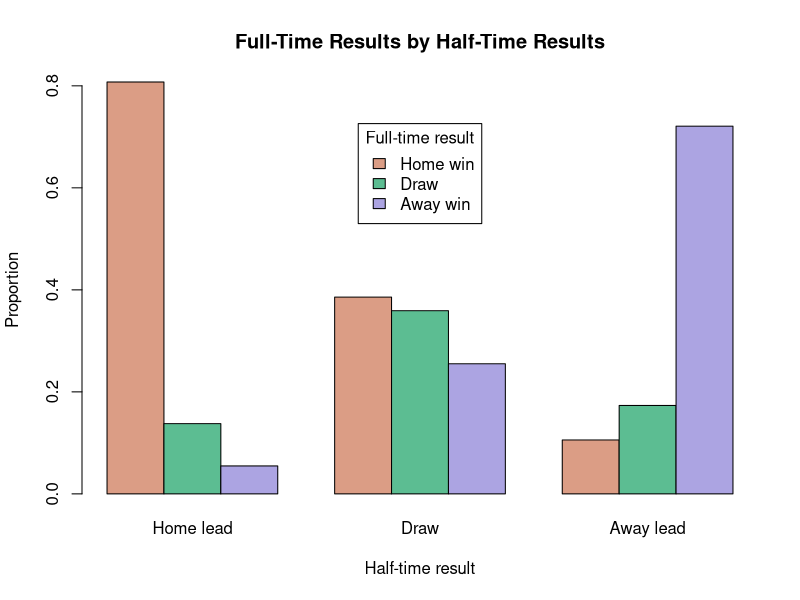
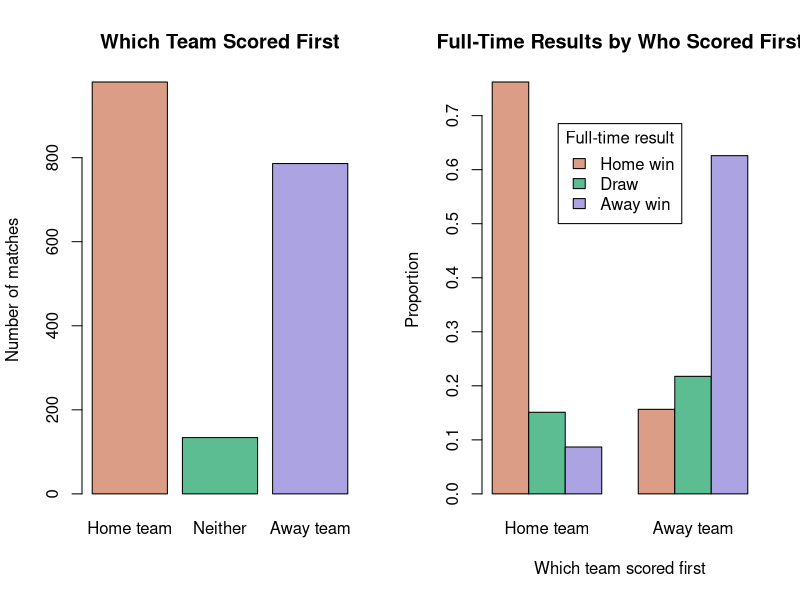
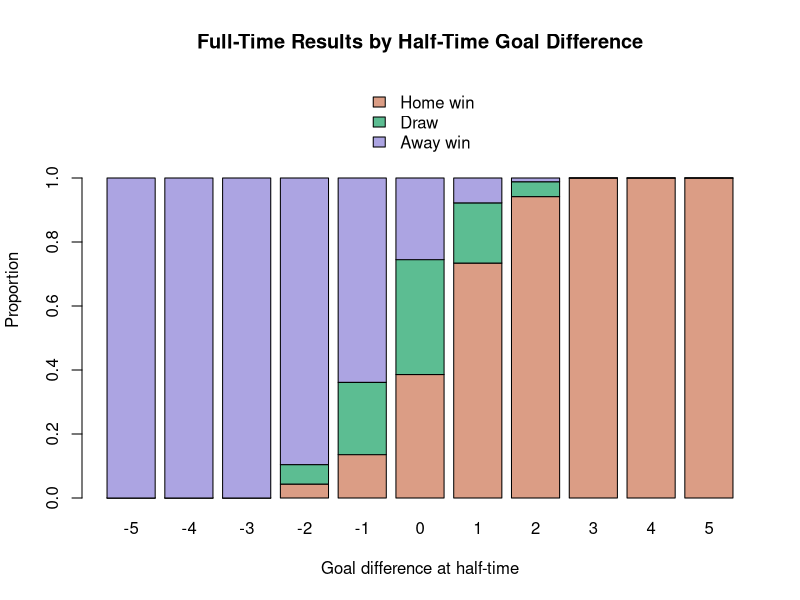
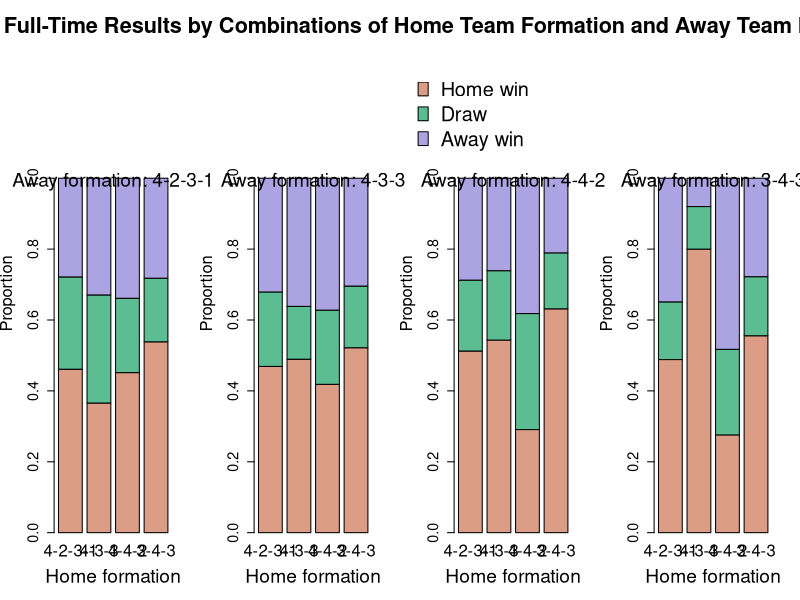
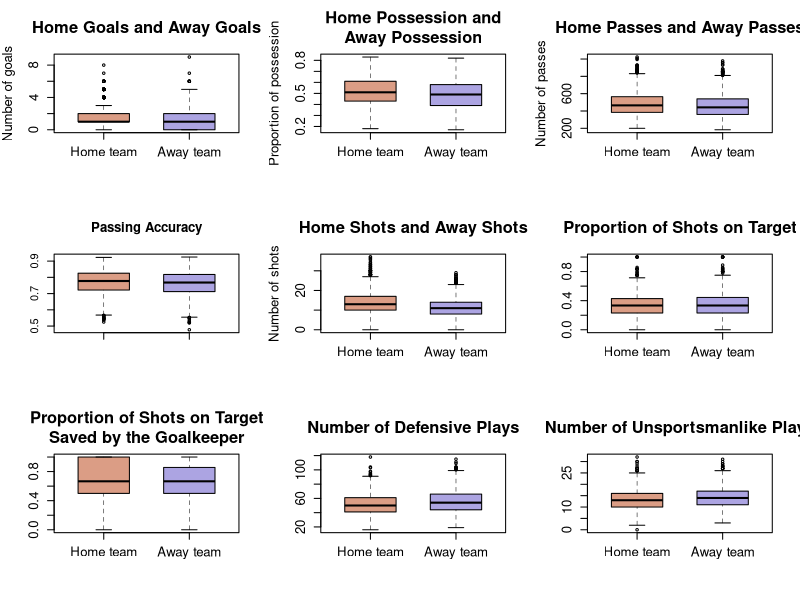
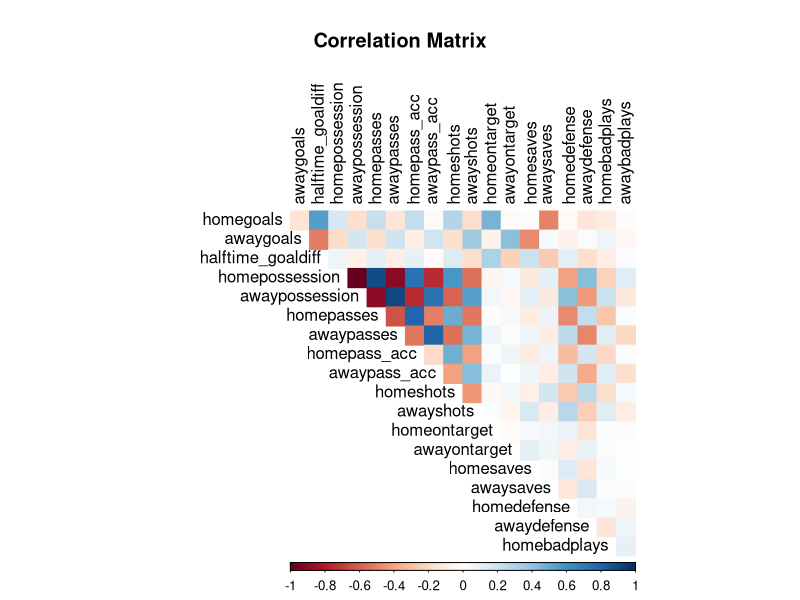
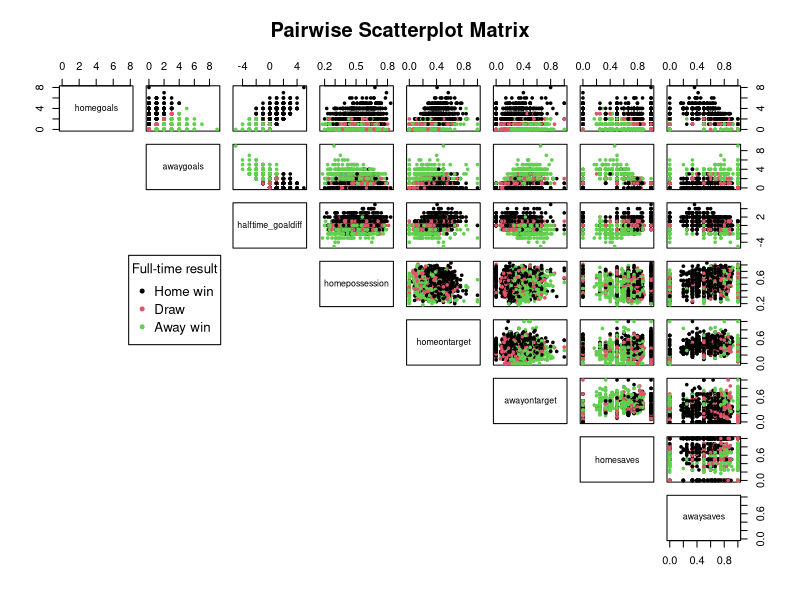
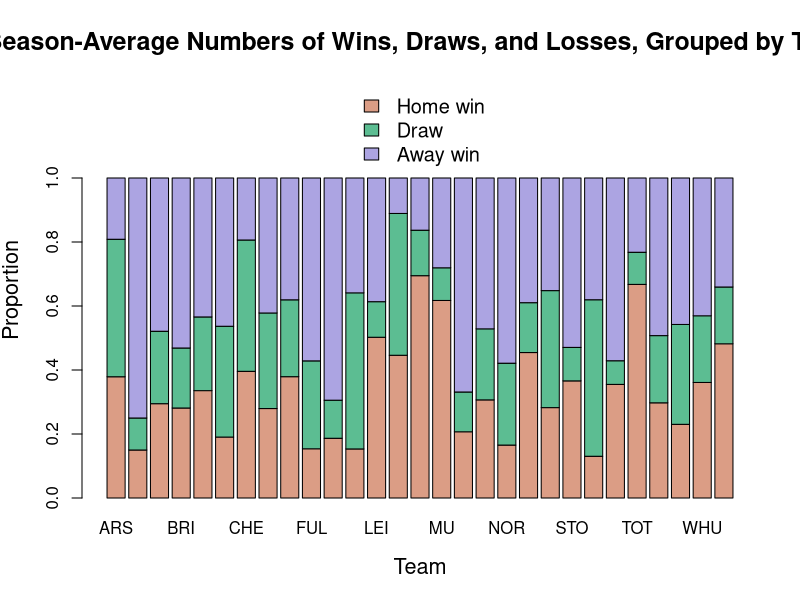

These charts were generated, in order, by the following R code: (Note: this script raises an error after producing the figures.)
## Analyzing match statistics and team performances in 5 seasons (2015/16 to 2019/20) of the Premier League
##
## AUTHOR: TARA NGUYEN
## Part of final project for UCLA Extension course:
## Introduction to Data Science
## Completed in December 2020

########## DATA IMPORT AND CLEANING ##########

library(readr)   ## for function read_csv()
matchstats <- read_csv('matchstats.csv')
matchstats
names(matchstats)
summary(matchstats)
colSums(is.na(matchstats))

## replace NAs

matchstats$scoredfirst[is.na(matchstats$scoredfirst)] <- 'neither'

## turn some variables into factors

matchstats$season <- as.factor(matchstats$season)
matchstats$fulltime_res <- factor(matchstats$fulltime_res,
	levels = c('home_win', 'draw', 'away_win'))
matchstats$scoredfirst <- factor(matchstats$scoredfirst,
	levels = c('home', 'neither', 'away'))
matchstats$halftime_res <- factor(matchstats$halftime_res,
	levels = c('home_lead', 'draw', 'away_lead'))
summary(matchstats)

########## DATA TRANSFORMATION ##########

## full-time and half-time results

ft_res <- c('Home win', 'Draw', 'Away win')
ht_res <- c('Home lead', 'Draw', 'Away lead')

## which team scored first

sf <- c('Home team', 'Neither', 'Away team')

##### MATCH RECORDS #####

## most home goals, most away goals

sorthomegoals <- matchstats[order(matchstats$homegoals), c(1:4, 5)]
tail(sorthomegoals)
tail(matchstats[order(matchstats$awaygoals), c(1:4, 6)])

## draws with the most goals

tail(sorthomegoals[sorthomegoals$fulltime_res == 'draw', ], 15)

## biggest home wins, biggest away wins

goaldiff <- matchstats$homegoals - matchstats$awaygoals
tail(matchstats[order(goaldiff), c(1:3, 5, 6)])
head(matchstats[order(goaldiff), c(1:3, 5, 6)])

## highest goal difference at half-time

tail(matchstats[order(matchstats$halftime_goaldiff), c(1:4, 9)])

## biggest comebacks after trailing at half-time

comeback <- cbind(matchstats[, c(1:3, 5, 6, 9)], goaldiff)
comeback <- comeback[order(comeback$halftime_goaldiff), ]

home_cb <- subset(comeback, halftime_goaldiff < 0 & goaldiff > 0)
home_cb_goals <- home_cb$goaldiff - home_cb$halftime_goaldiff
tail(home_cb[order(abs(home_cb$halftime_goaldiff), home_cb_goals), ])

away_cb <- subset(comeback, halftime_goaldiff > 0 & goaldiff < 0)
away_cb_goals <- away_cb$halftime_goaldiff - away_cb$goaldiff
tail(away_cb[order(away_cb$halftime_goaldiff, away_cb_goals), ])

## most unbalanced possession

possessdiff <- matchstats$homepossession - matchstats$awaypossession
tail(matchstats[order(abs(possessdiff)), c(1:4, 12, 13)])

## wins with the lowest possession

sorthomepossess <- matchstats[order(matchstats$homepossession), c(1:4, 12)]
head(sorthomepossess[sorthomepossess$fulltime_res == 'home_win', ])
sortawaypossess <- matchstats[order(matchstats$awaypossession), c(1:4, 13)]
head(sortawaypossess[sortawaypossess$fulltime_res == 'away_win', ])

## losses with the highest possession

tail(sorthomepossess[sorthomepossess$fulltime_res == 'away_win', ])
tail(sortawaypossess[sortawaypossess$fulltime_res == 'home_win', ])

## most/least passes by both teams combined

totalpasses <- matchstats$homepasses + matchstats$awaypasses
passes_subset <- cbind(matchstats[, c(1:4, 14, 15)], totalpasses)
tail(passes_subset[order(totalpasses), ])
head(passes_subset[order(totalpasses), ])

## biggest difference in number of accurate passes

homeaccpasses <- matchstats$homepasses * matchstats$homepass_acc
awayaccpasses <- matchstats$awaypasses * matchstats$awaypass_acc
accpassdiff <- abs(homeaccpasses - awayaccpasses)
accpass_subset <- cbind(matchstats[, c(1:4)], homeaccpasses, awayaccpasses,
	accpassdiff)
tail(accpass_subset[order(accpassdiff), ])

## most/least shots by both teams combined

totalshots <- matchstats$homeshots + matchstats$awayshots
shots_subset <- cbind(matchstats[, c(1:4, 18, 19)], totalshots)
tail(shots_subset[order(totalshots), ])
head(shots_subset[order(totalshots), ])

## wins with the least shots on target

homeshots_ot <- matchstats$homeshots * matchstats$homeontarget
homesot_subset <- cbind(matchstats[, 1:4], homeshots_ot)
homesot_subset <- homesot_subset[order(homeshots_ot), ]
head(homesot_subset[homesot_subset$fulltime_res == 'home_win', ])

awayshots_ot <- matchstats$awayshots * matchstats$awayontarget
awaysot_subset <- cbind(matchstats[, 1:4], awayshots_ot)
awaysot_subset <- awaysot_subset[order(awayshots_ot), ]
head(awaysot_subset[awaysot_subset$fulltime_res == 'away_win', ])

## losses with the most shots on target

tail(homesot_subset[homesot_subset$fulltime_res == 'away_win', ])
tail(awaysot_subset[awaysot_subset$fulltime_res == 'home_win', ])

## biggest difference in number of shots on target

sotdiff <- abs(homeshots_ot - awayshots_ot)
sot_subset <- cbind(matchstats[, 1:4], homeshots_ot, awayshots_ot, sotdiff)
tail(sot_subset[order(sot_subset$sotdiff), ])

## goalless draws with the highest number of shots on target

totalsot <- homeshots_ot + awayshots_ot
nogoal_subset <- cbind(matchstats[, c(1:3, 7)], homeshots_ot, awayshots_ot, 
	totalsot)
nogoal_subset <- subset(nogoal_subset, scoredfirst == 'neither',
	select = c(1:3, 5:7))
tail(nogoal_subset[order(nogoal_subset$totalsot), ])

## most/least defensive plays by both teams combined

totaldefense <- matchstats$homedefense + matchstats$awaydefense
defense_subset <- cbind(matchstats[, c(1:4, 24, 25)], totaldefense)
tail(defense_subset[order(totaldefense), ])
head(defense_subset[order(totaldefense), ])

## most/least unsportsmanlike plays by both teams combined

totalbadplays <- matchstats$homebadplays + matchstats$awaybadplays
badplays_subset <- cbind(matchstats[, c(1:4, 26, 27)], totalbadplays)
tail(badplays_subset[order(totalbadplays), ])
head(badplays_subset[order(totalbadplays), ])

##### CONTIGENCY TABLES ACROSS ALL MATCHES #####

## full-time results, half-time results, and which team scored first

(ft_res_tab <- table(matchstats$fulltime_res))
(ht_res_tab <- table(matchstats$halftime_res))
(sf_tab <- table(matchstats$scoredfirst))

## full-time results by half-time results

(ft_ht_tab <- xtabs(~ fulltime_res + halftime_res, matchstats))
(ft_ht_proptab <- prop.table(ft_ht_tab, 2))   ## proportions

## full-time results by who scored first

(ft_sf_tab <- xtabs(~ fulltime_res + scoredfirst, matchstats))
(ft_sf_proptab <- prop.table(ft_sf_tab, 2))   ## proportions

## full-time results by goal difference at half-time, by home goals and by away goals

(ft_htgd_tab <- xtabs(~ fulltime_res + halftime_goaldiff, matchstats))
(ft_htgd_proptab <- prop.table(ft_htgd_tab, 2))   ## proportions

## full-time results by home goals and by away goals

(ft_homegoals_tab <- xtabs(~ fulltime_res + homegoals, matchstats))
(ft_awaygoals_tab <- xtabs(~ fulltime_res + awaygoals, matchstats))

## number of unique formations

(n_formations_unique <- 
	length(unique(c(matchstats$homeformation, matchstats$awayformation))))
	## 33

## number of times each formation was used

(homefm_tab <- sort(table(matchstats$homeformation), decreasing = T))
(awayfm_tab <- sort(table(matchstats$awayformation), decreasing = T))

## number of home wins, draws, and away wins grouped by formation
## (only the most used formations included)

ft_form_tab <- xtabs(~ fulltime_res + homeformation + awayformation, 
	matchstats)
(ft_form_tab <- ft_form_tab[, names(homefm_tab[1:4]),
	names(awayfm_tab[1:4])])
(ft_form_proptab <- prop.table(ft_form_tab, 2:3))   ## proportions

##### PER-SEASON AND PER-MATCH AVERAGES AT TEAM LEVEL #####

n_teams_per_season <- 20

## all teams

(teams <- sort(unique(c(matchstats$hometeam, matchstats$awayteam))))

## abbreviate team names

teams_abbr <- toupper(substr(teams, 1, 3))
teams_abbr[which(teams_abbr == 'MAN')] <- c('MCT', 'MU')
teams_abbr[which(teams_abbr == 'WES')] <- c('WBA', 'WHU')
teams_abbr

## number of unique teams in all seasons

(n_teams_unique <- length(teams))   ## 29

## number of home/away games each team played across all seasons

n_homegames_byteam <- table(matchstats$hometeam)

## number of seasons each team played in

(n_seasons_byteam <- n_homegames_byteam / (n_teams_per_season - 1))

## teams that played in all 5 seasons

n_seasons_byteam[n_seasons_byteam == 5]
sum(n_seasons_byteam == 5)   ## 13

## season-average number of wins/draws/losses

home_res_tab <- xtabs(~ fulltime_res + hometeam, matchstats)
home_res_seasonavg <- home_res_tab / as.vector(n_seasons_byteam)
head(home_res_seasonavg)

away_res_tab <- xtabs(~ fulltime_res + awayteam, matchstats)
away_res_seasonavg <- away_res_tab / as.vector(n_seasons_byteam)
head(away_res_seasonavg)

res_seasonavg <- rbind(home_res_seasonavg[1, ] + away_res_seasonavg[3, ],
	home_res_seasonavg[2, ] + away_res_seasonavg[2, ],
	home_res_seasonavg[3, ] + away_res_seasonavg[1, ])
rownames(res_seasonavg) <- c('win', 'draw', 'loss')
(res_proptab <- prop.table(res_seasonavg, 2))   ## proportions

## season-average number of times each team scored/conceded first, grouped by full-time results

home_sf_res_tab <- xtabs(~ hometeam + scoredfirst + fulltime_res, 
	matchstats)
home_sf_res_seasonavg <- home_sf_res_tab / as.vector(n_seasons_byteam)
head(home_sf_res_seasonavg[, , 2])

away_sf_res_tab <- xtabs(~ awayteam + scoredfirst + fulltime_res, 
	matchstats)
away_sf_res_seasonavg <- away_sf_res_tab / as.vector(n_seasons_byteam)
head(away_sf_res_seasonavg[, , 2])

## season-average number of wins after conceding first

concf_win_seasonavg <- rbind(home_sf_res_seasonavg[, 'away', 'home_win'], 
	away_sf_res_seasonavg[, 'home', 'away_win'])
rownames(concf_win_seasonavg) <- c('home_win', 'away_win')
concf_win_seasonavg

## percentage of times each team won after conceding first

home_concf_win_prop <- prop.table(home_sf_res_tab[, 'away', ], 1)
away_concf_win_prop <- prop.table(away_sf_res_tab[, 'home', ], 1)
concf_win_prop <- cbind(home_concf_win_prop[, 'home_win'],
	away_concf_win_prop[, 'away_win'])
colnames(concf_win_prop) <- c('Home', 'Away')
head(concf_win_prop)

## season-average number of losses after scoring first

sf_loss_seasonavg <- rbind(home_sf_res_seasonavg[, 'home', 'away_win'], 
	away_sf_res_seasonavg[, 'away', 'home_win'])
rownames(sf_loss_seasonavg) <- c('home_loss', 'away_loss')
sf_loss_seasonavg

## season-average number of half-time leads/draws/trails, grouped by full-time results

home_ft_ht_tab <- xtabs(~ hometeam + halftime_res + fulltime_res,
	matchstats)
colnames(home_ft_ht_tab) <- c('lead', 'draw', 'trail')
home_ht_ft_seasonavg <- home_ft_ht_tab / as.vector(n_seasons_byteam)
head(home_ht_ft_seasonavg[, , 1])

away_ft_ht_tab <- xtabs(~ awayteam + halftime_res + fulltime_res,
	matchstats)
colnames(away_ft_ht_tab) <- c('trail', 'draw', 'lead')
away_ht_ft_seasonavg <- away_ft_ht_tab / as.vector(n_seasons_byteam)
head(away_ht_ft_seasonavg[, , 1])

## season-average number of wins after trailing at half-time

httrail_win_seasonavg <- rbind(home_ht_ft_seasonavg[, 'trail', 'home_win'],
	away_ht_ft_seasonavg[, 'trail', 'away_win'])
rownames(httrail_win_seasonavg) <- c('home_win', 'away_win')
httrail_win_seasonavg

## percentage of times each team won after trailing at half-time

home_httrail_win_prop <- prop.table(home_ft_ht_tab[, 'trail', ])
away_httrail_win_prop <- prop.table(away_ft_ht_tab[, 'trail', ])
httrail_win_prop <- cbind(home_httrail_win_prop[, 'home_win'],
	away_httrail_win_prop[, 'away_win'])
colnames(httrail_win_prop) <- c('Home', 'Away')
head(httrail_win_prop)

## season-average number of losses after leading at half-time

htlead_loss_seasonavg <- rbind(home_ht_ft_seasonavg[, 'lead', 'away_win'], 
	away_ht_ft_seasonavg[, 'lead', 'home_win'])
rownames(htlead_loss_seasonavg) <- c('home_loss', 'away_loss')
htlead_loss_seasonavg

## season-average number of clean sheets

(cleansh_seasonavg <- (xtabs(~ hometeam + awaygoals, matchstats)[, 1] +
	xtabs(~ awayteam + homegoals, matchstats)[, 1]) / n_seasons_byteam)

## match-average stats

home_matchavg <- aggregate(cbind(homegoals, awaygoals, halftime_goaldiff, 
	homepossession, homepasses, homepass_acc, homeshots, homeontarget, 
	homesaves, homedefense, homebadplays) ~ hometeam, matchstats, mean)
colnames(home_matchavg) <- c('team', 'goalsscored', 'goalsconceded', 
	'ht_goaldiff', 'possession', 'passes', 'pass_acc', 'shots', 'ontarget', 
	'saves', 'defense', 'badplays')

away_matchavg <- aggregate(cbind(homegoals, awaygoals, halftime_goaldiff, 
	awaypossession, awaypasses, awaypass_acc, awayshots, awayontarget, 
	awaysaves, awaydefense, awaybadplays) ~ awayteam, matchstats, mean)
colnames(away_matchavg) <- c('team', 'goalsconceded', 'goalsscored', 
	'ht_goaldiff', 'possession', 'passes', 'pass_acc', 'shots', 'ontarget', 
	'saves', 'defense', 'badplays')

matchavg <- cbind(home_matchavg[, 1:3], away_matchavg[, 3:2], 
	(home_matchavg[, 2] + away_matchavg[, 3]) / 2,
	(home_matchavg[, 3] + away_matchavg[, 2]) / 2)
matchavg <- cbind(matchavg,
	(home_matchavg[, -(1:3)] + away_matchavg[, -(1:3)]) / 2)
colnames(matchavg)
colnames(matchavg)[2:7] <- c('homescored', 'homeconceded', 'awayscored', 
	'awayconceded', 'totalscored', 'totalconceded')
matchavg$ft_goaldiff <- with(matchavg, 
	(homescored + awayscored - homeconceded - awayconceded) / 2)
colnames(matchavg)
matchavg <- matchavg[, c(1:7, 17, 8:16)]
format(head(matchavg), digits = 4)

##### SEASON-END STATS AT TEAM LEVEL #####

seasons <- levels(matchstats$season)

## teams in each season

library(reshape2)   ## for function melt()

teams_byseason <- t(aggregate(hometeam ~ season, matchstats, 
	function(x) sort(unique(x))))
teams_byseason <- teams_byseason[-1, ]
colnames(teams_byseason) <- seasons
teams_byseason <- melt(teams_byseason, varnames = c('', 'season'),
	value.name = 'team')
teams_byseason <- teams_byseason[, -1]
teams_byseason[c(1:5, 21:25), ]

## season-total number of wins/draws/losses

homewin_byseason <- aggregate(fulltime_res ~ hometeam + season, matchstats, 
	function(x) sum(x == 'home_win'))
awaywin_byseason <- aggregate(fulltime_res ~ awayteam + season, matchstats, 
	function(x) sum(x == 'away_win'))
win_byseason <- cbind(teams_byseason,
	homewin_byseason[, 3] + awaywin_byseason[, 3])
colnames(win_byseason)[3] <- 'win'

homedraw_byseason <- aggregate(fulltime_res ~ hometeam + season, matchstats, 
	function(x) sum(x == 'draw'))
awaydraw_byseason <- aggregate(fulltime_res ~ awayteam + season, matchstats, 
	function(x) sum(x == 'draw'))
draw_byseason <- cbind(teams_byseason,
	homedraw_byseason[, 3] + awaydraw_byseason[, 3])
colnames(draw_byseason)[3] <- 'draw'

homeloss_byseason <- aggregate(fulltime_res ~ hometeam + season, matchstats, 
	function(x) sum(x == 'away_win'))
awayloss_byseason <- aggregate(fulltime_res ~ awayteam + season, matchstats, 
	function(x) sum(x == 'home_win'))
loss_byseason <- cbind(teams_byseason,
	homeloss_byseason[, 3] + awayloss_byseason[, 3])
colnames(loss_byseason)[3] <- 'loss'

res_byseason <- cbind(win_byseason, draw_byseason[, 3], loss_byseason[, 3])
colnames(res_byseason)[4:5] <- c('draw', 'loss')
head(res_byseason)

## season-total number of points earned (3 for each win, 1 for each draw)

pts_byseason <- cbind(res_byseason[, 1:2],
	res_byseason$win * 3 + res_byseason$draw)
colnames(pts_byseason)[3] <- 'points'
head(pts_byseason)

## season-total number of goals scored/conceded

homesc_byseason <- aggregate(homegoals ~ hometeam + season, matchstats, sum)
awaysc_byseason <- aggregate(awaygoals ~ awayteam + season, matchstats, sum)
scored_byseason <- cbind(teams_byseason,
	homesc_byseason[, 3] + awaysc_byseason[, 3])
colnames(scored_byseason)[3] <- 'goalsscored'
head(scored_byseason)

homeconc_byseason <- aggregate(awaygoals ~ hometeam + season, matchstats, 
	sum)
awayconc_byseason <- aggregate(homegoals ~ awayteam + season, matchstats, 
	sum)
conceded_byseason <- cbind(teams_byseason,
	homeconc_byseason[, 3] + awayconc_byseason[, 3])
colnames(conceded_byseason)[3] <- 'goalsconceded'
head(conceded_byseason)

## season-total goal difference

goaldiff_byseason <- cbind(teams_byseason,
	scored_byseason[3] - conceded_byseason[3])
colnames(goaldiff_byseason)[3] <- 'goaldiff'
head(goaldiff_byseason)

##### TEAM RANKINGS #####

## rankings at the end of each season

ranktab_byseason <- cbind(res_byseason, pts_byseason[3], scored_byseason[3], 
	conceded_byseason[3])

## season-total goal difference
ranktab_byseason$goaldiff <- 
	ranktab_byseason$goalsscored - ranktab_byseason$goalsconceded

## ranks
ranktab_byseason <- ranktab_byseason[with(ranktab_byseason, 
	order(season, points, goaldiff, goalsscored, goalsconceded, 
	decreasing = c(F, rep(T, 4)))), ]
ranktab_byseason$rank <- rep(1:n_teams_per_season, length(seasons))
ncol <- ncol(ranktab_byseason)
ranktab_byseason <- ranktab_byseason[, c(ncol, 1:(ncol-1))]
head(ranktab_byseason)
tail(ranktab_byseason)

## rankings across all seasons

ranktab_allseasons <- cbind(n_homegames_byteam * 2, 
	aggregate(cbind(win, draw, loss, points, goalsscored, goalsconceded, 
		goaldiff) ~ team, ranktab_byseason, mean)[, -1])
head(ranktab_allseasons)
colnames(ranktab_allseasons)[1:2] <- c('team', 'matches')

## ranks
ranktab_allseasons <- ranktab_allseasons[with(ranktab_allseasons, 
	order(points, goaldiff, goalsscored, decreasing = T)), ]
ranktab_allseasons$rank <- 1:nrow(ranktab_allseasons)
ncol <- ncol(ranktab_allseasons)
ranktab_allseasons <- ranktab_allseasons[, c(ncol, 1:(ncol-1))]
head(ranktab_allseasons)   ## teams with the highest average points/season
tail(ranktab_allseasons)   ## teams with the lowest average points/season

##### TEAM RECORDS #####

## most/least wins/draws/losses in a season

tail(ranktab_byseason[order(ranktab_byseason$win), ])
head(ranktab_byseason[order(ranktab_byseason$win), ])
tail(ranktab_byseason[order(ranktab_byseason$draw), ])
head(ranktab_byseason[order(ranktab_byseason$draw), ])
tail(ranktab_byseason[order(ranktab_byseason$loss), ])
head(ranktab_byseason[order(ranktab_byseason$loss), ])

## most/least total wins/draws/losses per season

tail(ranktab_allseasons[order(ranktab_allseasons$win), ])
head(ranktab_allseasons[order(ranktab_allseasons$win), ])
tail(ranktab_allseasons[order(ranktab_allseasons$draw), ])
head(ranktab_allseasons[order(ranktab_allseasons$draw), ])
tail(ranktab_allseasons[order(ranktab_allseasons$loss), ])
head(ranktab_allseasons[order(ranktab_allseasons$loss), ])

## most/least points in a season

tail(ranktab_byseason[order(ranktab_byseason$points), ])
head(ranktab_byseason[order(ranktab_byseason$points), ])

## most season-average wins after conceding first

tail(sort(colSums(concf_win_seasonavg)))

## most season-average losses after scoring first

tail(sort(colSums(sf_loss_seasonavg)))

## most season-average wins after trailing at half-time

tail(sort(colSums(httrail_win_seasonavg)))

## most season-average losses after leading at half-time

tail(sort(colSums(htlead_loss_seasonavg)))

## most clean sheets per season

tail(sort(cleansh_seasonavg))

## most/least goals scored/conceded in a season

tail(ranktab_byseason[order(ranktab_byseason$goalsscored), ])
head(ranktab_byseason[order(ranktab_byseason$goalsscored), ])
tail(ranktab_byseason[order(ranktab_byseason$goalsconceded), ])
head(ranktab_byseason[order(ranktab_byseason$goalsconceded), ])

## highest/lowest goal difference in a season

tail(ranktab_byseason[order(ranktab_byseason$goaldiff), ])
head(ranktab_byseason[order(ranktab_byseason$goaldiff), ])

########## DATA VISUALIZATION ##########

## function for getting colors for plots
## n: number of colors needed
## i: index of the color palette listed in hcl.pals('qualitative')
## i = 1: "Pastel 1"
## i = 2: "Dark 2"
## i = 3: "Dark 3"
## i = 4: "Set 2"
## i = 5: "Set 3"
## i = 6: "Warm"
## i = 7: "Cold"
## i = 8: "Harmonic"
## i = 9: "Dynamic"
## i > 9: the list of palettes gets recycled
## alpha: color transparency; a single number or a vector of numbers between 0 and 1

getcol <- function(n, i, alpha = NULL) {
	if (i %% 9 != 0) {
		i <- i %% 9
	}
	hcl.colors(n, hcl.pals('qualitative')[i], alpha = alpha)
}

## colors for plots of home team vs. away team

col_hva <- getcol(3, 9)[c(1, 3)]

## function for drawing box plots with user-defined properties
## x: data for plotting
## ...: other arguments to be passed to the boxplot() function

myboxplot <- function(x, ...) {
	boxplot(x, ..., col = col_hva, boxwex = .6, medlwd = 2, whisklwd = .5, 
		staplewex = .3, outcex = .5)
}

## function for saving plots as png files
## name: a descriptive name for the file (without the .png extension)
## w, h: width and height (in pixels) of the image

saveaspng <- function(name, w = 700, h = 480) {
	filename <- paste0('epldat5seasons/Plots/', name, '.png')
	png(filename, w, h)
}

##### PLOTS OF CONTIGENCY TABLES #####

saveaspng('fulltime-halftime-results')
barplot(ft_ht_proptab, main = 'Full-Time Results by Half-Time Results',
	names.arg = ht_res, xlab = 'Half-time result', ylab = 'Proportion',
	col = getcol(3, 9), beside = T, legend.text = ft_res, 
	args.legend = list(x = 'top', title = 'Full-time result', inset = .1))
dev.off()

saveaspng('fulltime-results-scoredfirst')
par(mfrow = c(1, 2))
barplot(sf_tab, main = 'Which Team Scored First', names.arg = sf,
	ylab = 'Number of matches', col = getcol(3, 9))
barplot(ft_sf_proptab[, -2], main = 'Full-Time Results by Who Scored First',
	names.arg = sf[-2], xlab = 'Which team scored first',
	ylab = 'Proportion', beside = T, col = getcol(3, 9),
	legend.text = ft_res, args.legend = list(x = 'top',
	title = 'Full-time result', inset = .1))
par(mfrow = c(1, 1))
dev.off()

saveaspng('fulltime-results-halftime-goaldiff')
barplot(ft_htgd_proptab, col = getcol(3, 9), ylim = c(0, 1.3), axes = F,
	main = 'Full-Time Results by Half-Time Goal Difference',
	xlab = 'Goal difference at half-time', ylab = 'Proportion')
## draw y-axis
axis(2, seq(0, 1, .2))
## add legend
legend('top', ft_res, fill = getcol(3, 9), bty = 'n')
dev.off()

saveaspng('formations', 1000)
par(mfrow = c(1, 4))
for (i in 1:4) {
	bp <- barplot(ft_form_proptab[, , i], col = getcol(3, 9), axes = F, 
		axisnames = F, ylim = c(0, 1.35), ylab = 'Proportion', 
		cex.lab = 1.5)
	## draw y-axis
	axis(2, seq(0, 1, .2), cex.axis = 1.3)
	## add info on teams' formations
	mtext(paste('Away formation:', dimnames(ft_form_proptab)[[3]][i]),
		line = -10.25, cex = 1.15)
	mtext('Home formation', side = 1, line = 3, cex = 1.15)
	mtext(dimnames(ft_form_proptab)[[2]], at = bp, side = 1, line = 1)
}
par(mfrow = c(1, 1))
## add title
mtext(paste('Full-Time Results by Combinations of Home Team Formation and', 
	'Away Team Formation'), side = 3, line = 2.25, font = 2, cex = 1.3)
## add legend
legend('topleft', ft_res, cex = 1.2, fill = getcol(3, 9), bty = 'n', 
	inset = c(.4, .018), y.intersp = .9)
dev.off()

##### PLOTS OF NUMERIC VARIABLES #####

## function for drawing box plots of numeric variables
## x, y: data for plotting
## ...: other arguments to be passed to myboxplot() function

numvarsbxp <- function(x, y, ...) {
	myboxplot(x, y, names = c('Home team', 'Away team'), cex.main = 1.5, 
		cex.lab = 1.2, cex.axis = 1.2, ...)
}

saveaspng('numericvars', 700, 500)
par(mfrow = c(3, 3))
with(matchstats, numvarsbxp(homegoals, awaygoals, ylab = 'Number of goals',
	main = 'Home Goals and Away Goals'))
with(matchstats, numvarsbxp(homepossession, awaypossession,
	main = 'Home Possession and\nAway Possession',
	ylab = 'Proportion of possession'))
with(matchstats, numvarsbxp(homepasses, awaypasses,
	main = 'Home Passes and Away Passes', ylab = 'Number of passes'))
with(matchstats, myboxplot(homepass_acc, awaypass_acc,
	main = 'Passing Accuracy'))
with(matchstats, numvarsbxp(homeshots, awayshots, ylab = 'Number of shots',
	main = 'Home Shots and Away Shots'))
with(matchstats, numvarsbxp(homeontarget, awayontarget,
	main = 'Proportion of Shots on Target'))
with(matchstats, numvarsbxp(homesaves, awaysaves,
	main = 'Proportion of Shots on Target\nSaved by the Goalkeeper'))
with(matchstats, numvarsbxp(homedefense, awaydefense,
	main = 'Number of Defensive Plays'))
with(matchstats, numvarsbxp(homebadplays, awaybadplays,
	main = 'Number of Unsportsmanlike Plays'))
par(mfrow = c(1, 1))
dev.off()

## visualization of correlation matrix

library(corrplot)   ## for function corrplot()

saveaspng('correlation-matrix', 480)
corrplot(cor(matchstats[, c(5:6, 9, 12:27)]), method = 'color', 
	title = 'Correlation Matrix', type = 'upper', diag = F, 
	mar = c(0, 0, 4, 0), tl.col = 1, cl.pos = 'b', cl.ratio = .1)
dev.off()

## pairwise scatterplot matrix, color-coded by full-time results

saveaspng('scatterplot-matrix')
plot(matchstats[, c(5:6, 9, 12, 20:23)], col = matchstats$fulltime_res, 
	main = 'Pairwise Scatterplot Matrix', pch = 20, cex = .8,
	lower.panel = NULL)
## add legend
legend('left', ft_res, title = 'Full-time result', col = 1:3, pch = 20, 
	cex = .8, inset = .1)
dev.off()

##### PLOTS OF PER-SEASON AND PER-MATCH AVERAGES #####

saveaspng('win-draw-loss', 1280)
barplot(res_proptab, col = getcol(3, 9), ylim = c(0, 1.3), axes = F,
	main = paste('Season-Average Numbers of Wins, Draws, and Losses,',
	'Grouped by Team'), names.arg = teams_abbr, xlab = 'Team',
	ylab = 'Proportion', cex.lab = 1.3, cex.main = 1.5)
## draw y-axis
axis(2, seq(0, 1, .2))
## add legend
legend('top', ft_res, fill = getcol(3, 9), cex = 1.2, bty = 'n')
dev.off()

saveaspng('win-concfirst-seasonavg', 1280)
barplot(concf_win_seasonavg, col = getcol(2, 9), names.arg = teams_abbr,
	main = paste('Season-Average Number of Times A Team Won',
	'After Conceding First'), ylim = c(0, max(concf_win_seasonavg) * 1.1), 
	ylab = 'Number of matches', xlab = 'Team', cex.lab = 1.3, 
	cex.main = 1.5)
## add legend
legend('topleft', c('Home win', 'Away win'), cex = 1.2, fill = getcol(2, 9), 
	inset = c(.15, .05), horiz = T)
dev.off()

saveaspng('win-concfirst-prop', 480)
myboxplot(concf_win_prop, col = col_hva, ylab = 'Proportion',
	main = 'Proportion of Times A Team Won After Conceding First', 
	boxwex = .6, medlwd = 2, whisklwd = .5, staplewex = .3, outcex = .5)
dev.off()

saveaspng('win-trailatht-seasonavg', 1280)
barplot(httrail_win_seasonavg, col = getcol(2, 9), names.arg = teams_abbr,
	main = paste('Season-Average Number of Times A Team Won',
	'After Trailing at Half-Time'), ylab = 'Number of matches',
	xlab = 'Team', cex.lab = 1.3, cex.main = 1.5)
## add legend
legend('top', c('Home win', 'Away win'), cex = 1.2, fill = getcol(2, 9), 
	inset = .1, horiz = T)
dev.off()

saveaspng('win-trailatht-prop', 480)
myboxplot(httrail_win_prop, col = col_hva, ylab = 'Proportion',
	main = 'Proportion of Times A Team Won After Trailing at Half-Time', 
	boxwex = .6, medlwd = 2, whisklwd = .5, staplewex = .3, outcex = .5)
dev.off()

## PLOTS OF NUMERIC VARIABLES

saveaspng('goals-homevsaway-matchavg', 600)
par(mfrow = c(1, 2))
with(matchavg, myboxplot(homescored, awayscored, col = col_hva,
	main = 'Average Number of Goals Scored\nPer Match at Home Vs. Away', 
	cex.axis = .8, names = c('Home', 'Away'), ylab = 'Number of goals'))
with(matchavg, myboxplot(homeconceded, awayconceded, col = col_hva,
	main = 'Average Number of Goals Conceded\nPer Match at Home Vs. Away', 
	cex.axis = .8, names = c('Home', 'Away'), ylab = 'Number of goals'))
par(mfrow = c(1, 1))
dev.off()

## function for drawing bar plots of numeric variables
## var: name of column in matchavg data frame to be plotted
## ...: other arguments to be passed to barplot() function

numvarsbrp <- function(var, ...) {
	barplot(matchavg[, var], col = getcol(n_teams_unique, 9), xlab = 'Team', 
		cex.lab = 1.3, cex.main = 1.5, names.arg = teams_abbr, 
		ylim = c(0, matchavg[, var]) * 1.1, ...)
}

saveaspng('team-matchavg-possession', 1280)
numvarsbrp('possession', main = 'Average Proportion of Ball Possession Per Match')
dev.off()

saveaspng('team-matchavg-passes', 1280)
numvarsbrp('passes', main = 'Average Number of Passes Per Match')
dev.off()

saveaspng('team-matchavg-pass_acc', 1280)
numvarsbrp('pass_acc', main = 'Average Passing Accuracy Per Match')
dev.off()

saveaspng('team-matchavg-shots', 1280)
numvarsbrp('shots', main = 'Average Number of Shots Per Match')
dev.off()

saveaspng('team-matchavg-ontarget', 1280)
numvarsbrp('ontarget', main = 'Average Proportion of Shots on Target Per Match')
dev.off()

saveaspng('team-matchavg-saves', 1280)
numvarsbrp('saves', main = paste('Average Proportion of Shots on Target', 
	'Saved by the Goalkeeper Per Match'))
dev.off()

saveaspng('team-matchavg-defense', 1280)
numvarsbrp('defense', main = 'Average Number of Defensive Plays Per Match')
dev.off()

saveaspng('team-matchavg-badplays', 1280)
numvarsbrp('badplays', main = 'Average Number of Unsportsmanlike Plays Per Match')
dev.off()

########## STATISTICAL ANALYSES ##########

##### CLASSIFICATION OF FULL-TIME RESULTS USING RANDOM FORESTS #####

## split data into training set (70%) and test set (30%)
## select only variables that are going to be in the model

nrow <- nrow(matchstats)
ntrain <- round(nrow * .7)
set.seed(264)   ## for reproducible results
index <- sample(nrow, ntrain)
(trainset <- matchstats[index, c(4:7, 9, 12, 20:23)])
(testset <- matchstats[-index, c(4:7, 9, 12, 20:23)])

library(randomForest)   ## to use random forest algorith

(rf <- randomForest(fulltime_res ~ ., trainset, importance = T))
## Number of trees: 500
## No. of variables tried at each split: 3
## OOB estimate of error rate: .45%

## plot error rates vs. number of trees

saveaspng('randomforest-error-vs-ntree')
plot(rf, main = paste('Error Rates as a Function of the Number of Trees',
	'in the Random Forest'))
## add legend
legend('topright', c('Out-of-bag sample', 'Home-win class', 'Draw class', 
	'Away-win class'), lty = 1:4, col = 1:4)
dev.off()

## use model rf to classify full-time results in the test set

pred <- predict(rf, testset)

## confusion matrix of predicted values and actual values in test set

table(pred, testset$fulltime_res)

## number of misclassifcations and error rate in the test set

(n_misclass <- sum(testset$fulltime_res != pred))   ## 2
(mean(testset$fulltime_res != pred) * 100)   ## .35%

## fine-tune the model by varying the number of variables tried at each split

testset_err_rate_new <- c()
oob_error <- c()
for (i in 1:(ncol(trainset) - 1)) {
	rf_new <- randomForest(fulltime_res ~ ., trainset, mtry = i,
		importance = T)
	
	## new predicted values for the test set
	pred_new <- predict(rf_new, testset)
	
	## new misclassification rate in the test set
	testset_err_rate_new[i] <- mean(testset$fulltime_res != pred_new)

	## new out-of-bag error estimate
	oob_error[i] <- rf_new$err.rate[rf_new$ntree, 1]
}

## plot new error rates vs. number of variables tried at each split

saveaspng('randomforest-finetune')
par(mfrow = c(1, 2))
plot(testset_err_rate_new, type = 'b', col = 3, 
	xlab = 'Number of variables', ylab = 'Error rate in the test set')
plot(oob_error, type = 'b', col = 4, lty = 2, pch = 20, 
	xlab = 'Number of variables', ylab = 'Out-of-bag error estimate')
## add title
title <- paste('Error Rates in the Test Set and Out-of-Bag Error Estimates',
	'as a Function of\nthe Number of Variables Tried at Each Split')
par(mfrow = c(1, 1))
mtext(title, line = 1, font = 2, cex = 1.2)
dev.off()

## importance matrix for the original model (rf)

importance <- importance(rf)
importance[order(importance[, 4], importance[, 5], decreasing = T), ]

## variable importance plot

saveaspng('randomforest-varimportance')
varImpPlot(rf, main = 'Variable Importance in the Random Forest')
dev.off()

## how many times each variable was used in the random forest

use_counts <- varUsed(rf)
names(use_counts) <- colnames(trainset)[-1]
sort(use_counts, decreasing = T)

## partial dependence plots for the three most important variables

## get the coordinates to find out the limits on the axes
pdp <- vector('list', 5)
pdp[[1]] <- partialPlot(rf, as.data.frame(trainset), homegoals, 'home_win', 
	plot = F)
pdp[[2]] <- partialPlot(rf, as.data.frame(trainset), homegoals, 'draw',
	plot = F)
pdp[[3]] <- partialPlot(rf, as.data.frame(trainset), homegoals, 'away_win', 
	plot = F)
pdp[[4]] <- partialPlot(rf, as.data.frame(trainset), awaygoals, 'home_win', 
	plot = F)
pdp[[5]] <- partialPlot(rf, as.data.frame(trainset), awaygoals, 'away_win', 
	plot = F)

xlim <- range(sapply(pdp, function(x) range(x$x)))
ylim <- range(sapply(pdp, function(x) range(x$y))) * c(1.1, 1.5)

## draw the plots

saveaspng('randomforest-partialdependence-numeric')
plot(pdp[[1]], type = 'b', col = 3, lty = 2, lwd = 2, xlim = xlim, 
	ylim = ylim, main = paste('Partial Dependence of Full-Time Results on', 
	'the Numbers of Home Goals and Away Goals'), xlab = 'Number of goals', 
	ylab = 'Partial dependence')
lines(pdp[[2]], type = 'b', col = 3, lty = 3, lwd = 3, pch = 0)
lines(pdp[[3]], type = 'b', col = 3, lty = 4, lwd = 2, pch = 2)
lines(pdp[[4]], type = 'b', col = 4, lty = 2, lwd = 2, pch = 16)
lines(pdp[[5]], type = 'b', col = 4, lty = 4, lwd = 2, pch = 17)
## add legends
legend('topleft', c('Home win', 'Draw', 'Away win'), col = 3, lty = 2:4,
	lwd = c(2, 3, 2), pch = c(1, 0, 2), title = 'Dependence on home goals', 
	box.lwd = .5)
legend('topright', c('Home win', 'Away win'), col = 4, lty = c(2, 4),
	lwd = 2, pch = c(16, 17), title = 'Dependence on away goals', 
	box.lwd = .5)
## add horizontal line at y = 0
abline(h = 0, col = 'red', lty = 5)
dev.off()

saveaspng('randomforest-partialdependence-sf', 750)
classes <- levels(trainset$fulltime_res)
par(mfrow = c(1, 3))
for (i in seq_along(classes)) {
	pdp_sf <- partialPlot(rf, as.data.frame(trainset), scoredfirst,
		classes[i], plot = F)
	bp <- barplot(pdp_sf$y, col = getcol(3, 9)[i], axes = F, axisnames = F,
		ylim = range(pdp_sf$y) + c(-.2, 1), ylab = 'Partial dependence',
		cex.lab = 1.5)
	## draw y-axis
	axis(2, cex.axis = 1.2)
	## add x-axis names
	mtext(sf, at = bp, side = 1, line = .5, cex = .9)
	## add legend
	legend('top', ft_res[i], fill = getcol(3, 9)[i], cex = 1.4, 
		inset = .02, box.lwd = .5)
}
par(mfrow = c(1, 1))
## add title and x-axis label
title <- 'Partial Dependence of Full-Time Results on Which Team Scored First'
xlab <- 'Which team scored first'
mtext(c(title, xlab), side = c(3, 1), line = c(2.5, 3.5), font = c(2, 1), 
	cex = c(1.2, 1))
dev.off()
